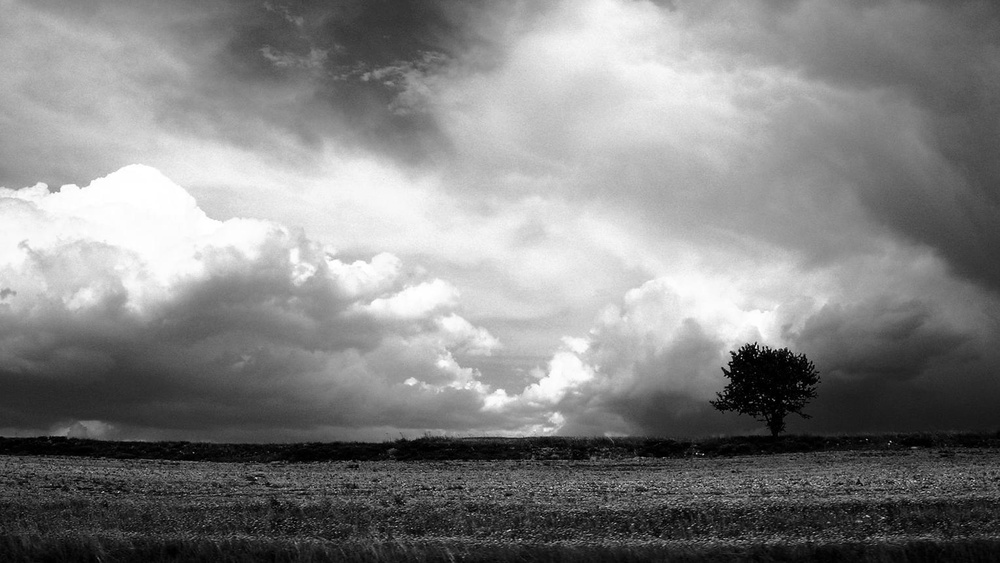
#> input picture assign_18/img/img_2.jpeg, 1000 x 563 px, shrunk from 1527 x 860 before the run, found by its file name
$ python 1_intensity_slice.py
#> lines starting #> are read from the running program, lines starting #| are printed output that depends on the picture; after the words box and inside, x2 and y2 are one past the last pixel; in counts of white or black regions, pixels touching at a corner belong together
from PIL import Image
import numpy as np

image = Image.open("img_2.jpeg").convert("L")
#> image is the input picture: PIL image 1000x563 L; min 0, max 255, mean 131.9
img = np.array(image)
low = 100
high = 200
sliced = np.zeros_like(img)
sliced[(img >= low) & (img <= high)] = 255
output = Image.fromarray(sliced)
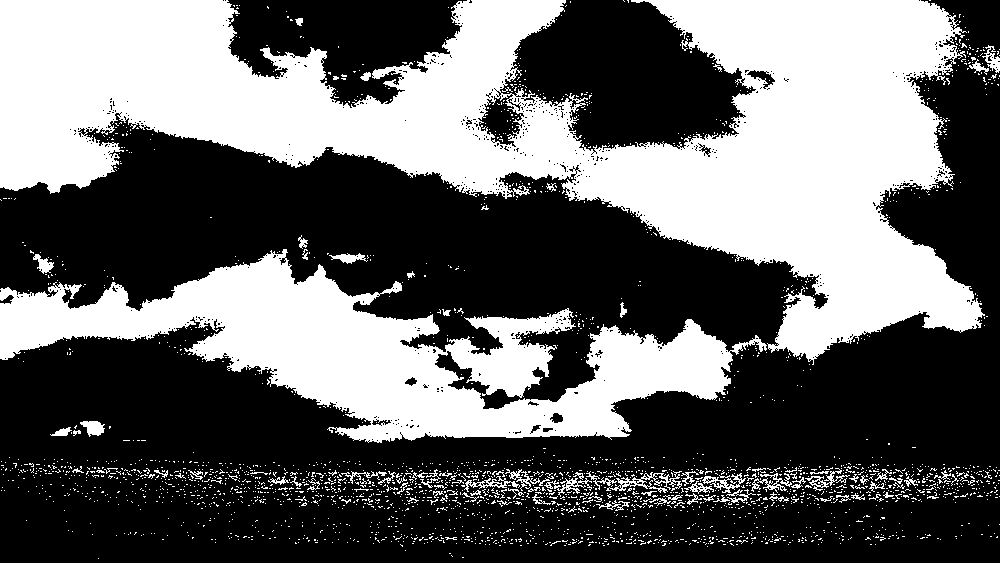
#> output: PIL image 1000x563 L; 39.7% white; 2617 white regions (2526 under 20 px), largest, box (x1, y1, x2, y2) and area: (0, 0, 985, 365) 152263, (0, 249, 767, 443) 57986, (606, 471, 682, 493) 502
output.save("intensity_sliced.jpg")
image.show()
output.show()
print("Intensity slicing completed.")
print("Selected intensity range:", low, "to", high)

$ run again, with assign_18/img/img_1.jpeg copied over assign_18/img/img_2.jpeg
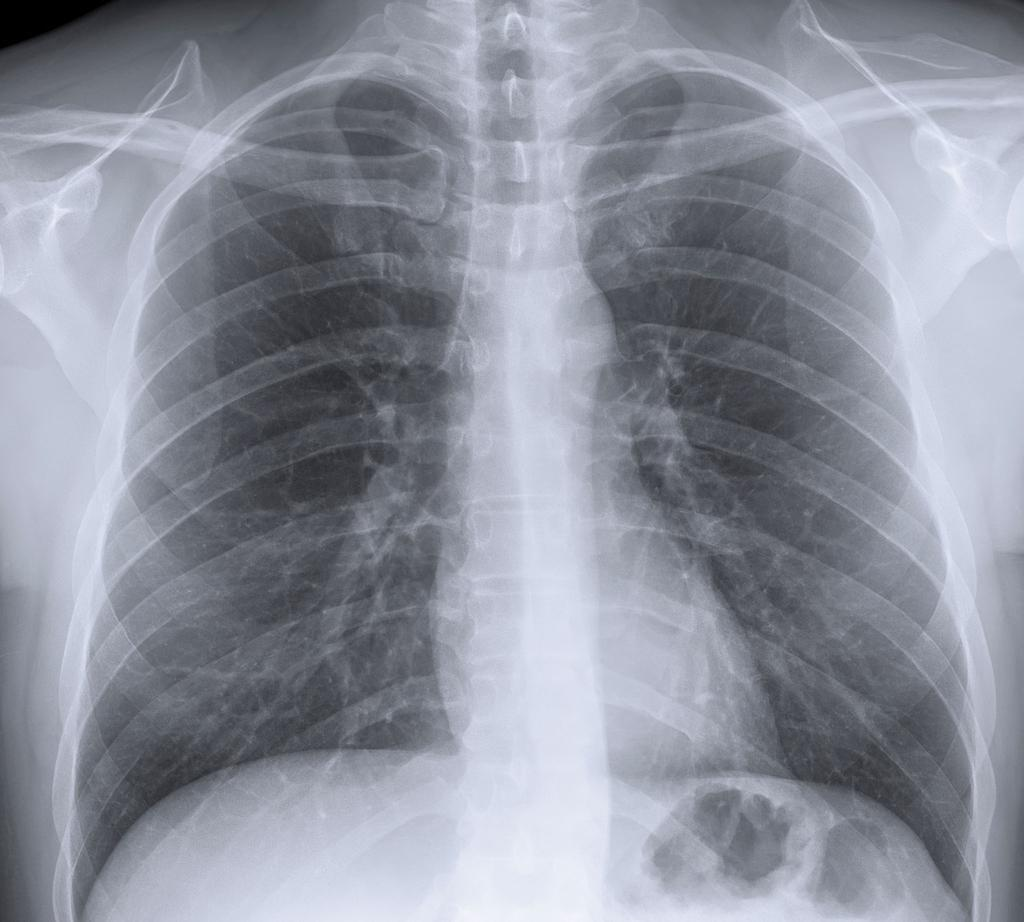
#> input picture assign_18/img/img_1.jpeg, 1024 x 922 px, found by its file name
#> `output = Image.fromarray(sliced)`:
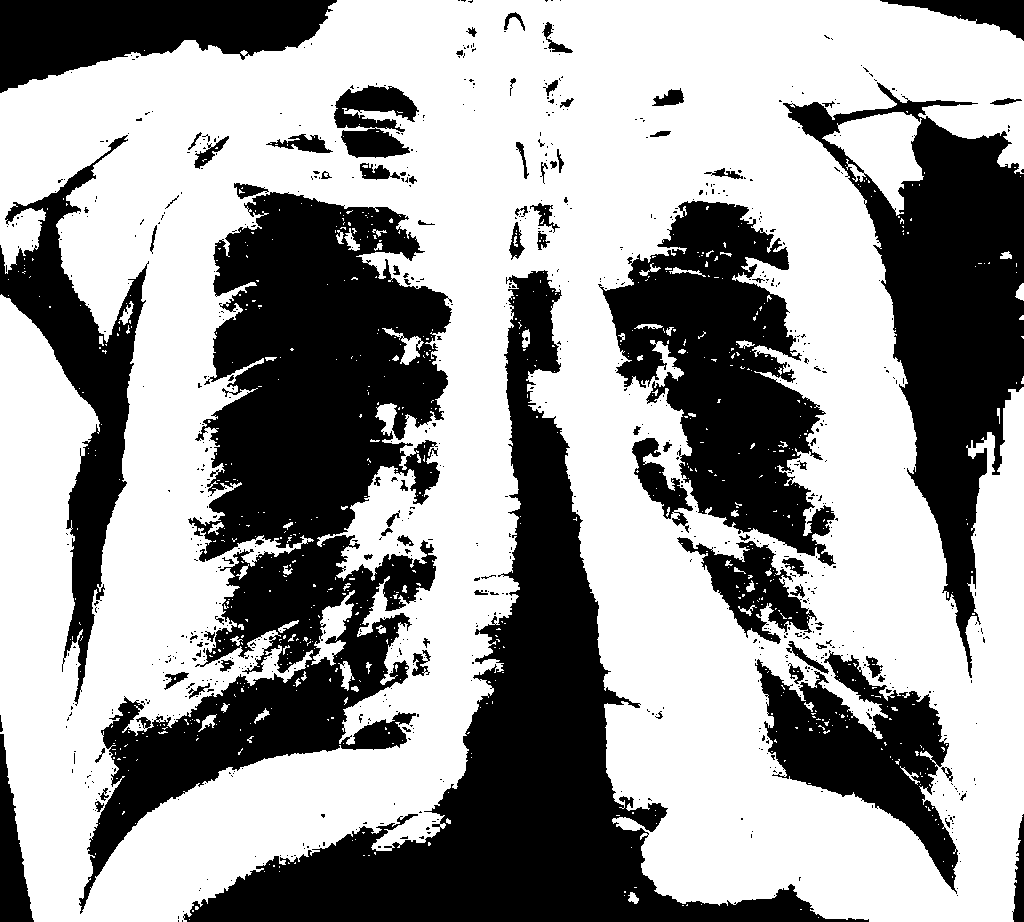
#> output: PIL image 1024x922 L; 61.1% white; 847 black regions (760 under 20 px), largest, box (x1, y1, x2, y2) and area: (79, 192, 452, 914) 103338, (183, 270, 869, 922) 86844, (783, 82, 1024, 678) 48232

$ run again, with assign_18/img/img_3.jpeg copied over assign_18/img/img_2.jpeg
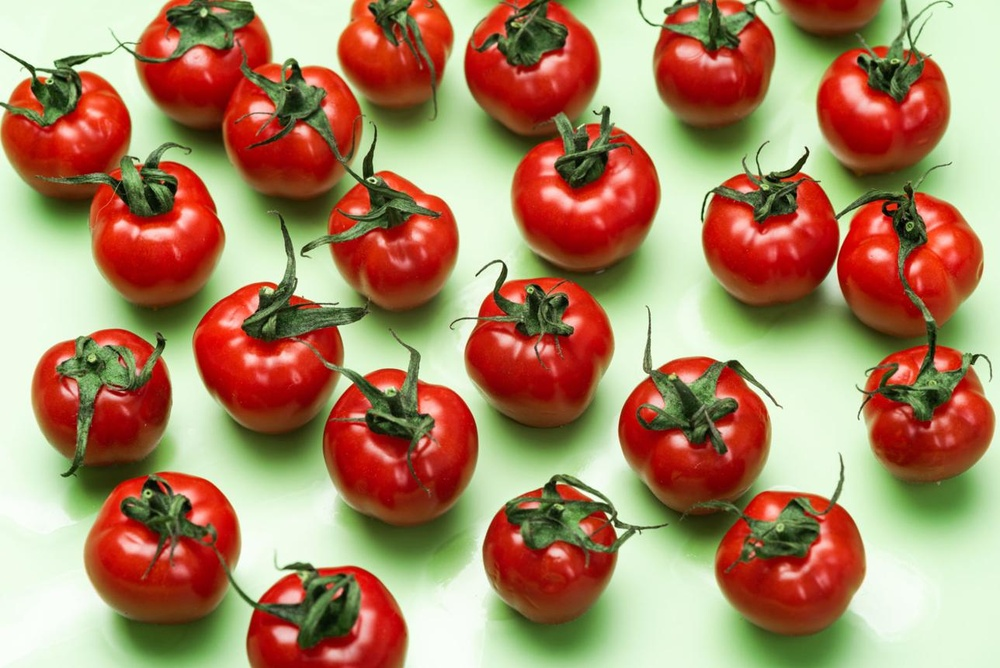
#> input picture assign_18/img/img_3.jpeg, 1000 x 668 px, shrunk from 1288 x 860 before the run, found by its file name
#> `image = Image.open("img_2.jpeg").convert("L")`:
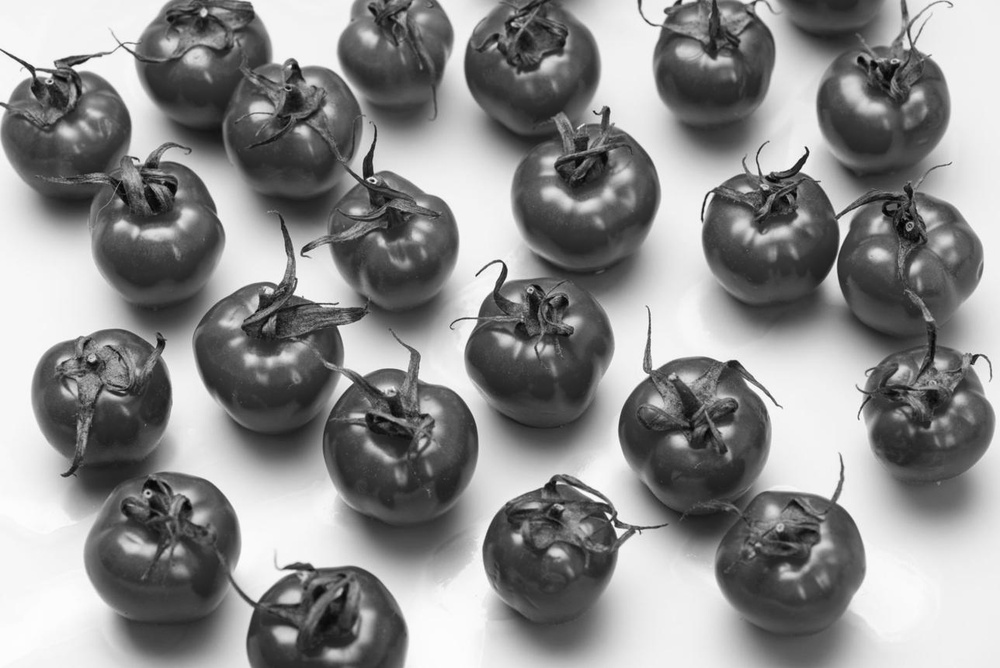
#> image: PIL image 1000x668 L; min 2, max 253, mean 140.5
#> `output = Image.fromarray(sliced)`:
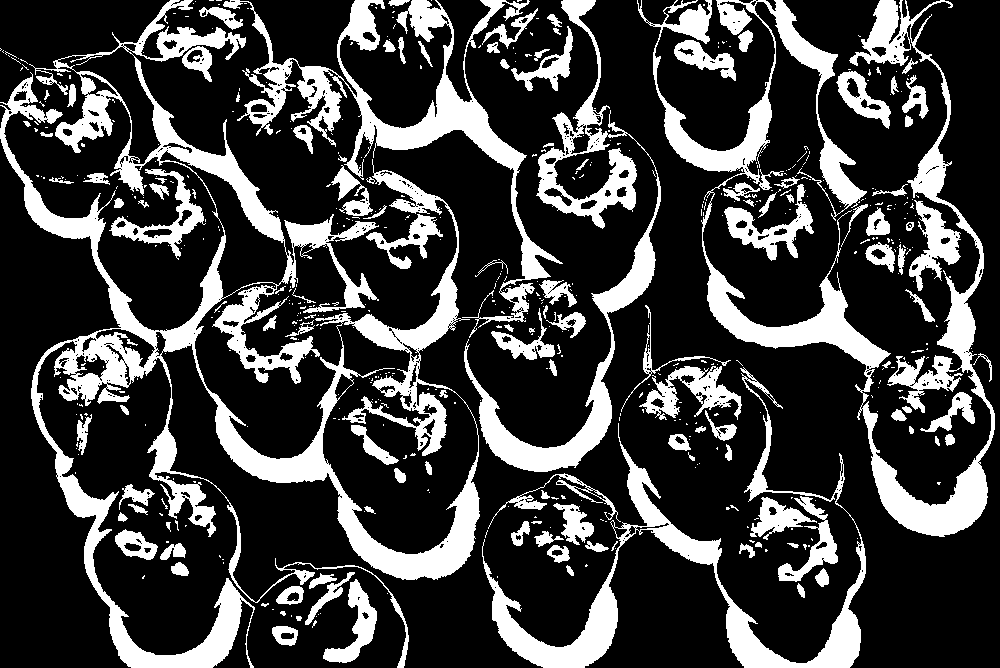
#> output: PIL image 1000x668 L; 24.4% white; 568 white regions (439 under 20 px), largest, box (x1, y1, x2, y2) and area: (0, 0, 480, 668) 54166, (637, 0, 995, 537) 29583, (223, 0, 563, 338) 14964

$ run again, with assign_18/img/img_4.jpeg copied over assign_18/img/img_2.jpeg
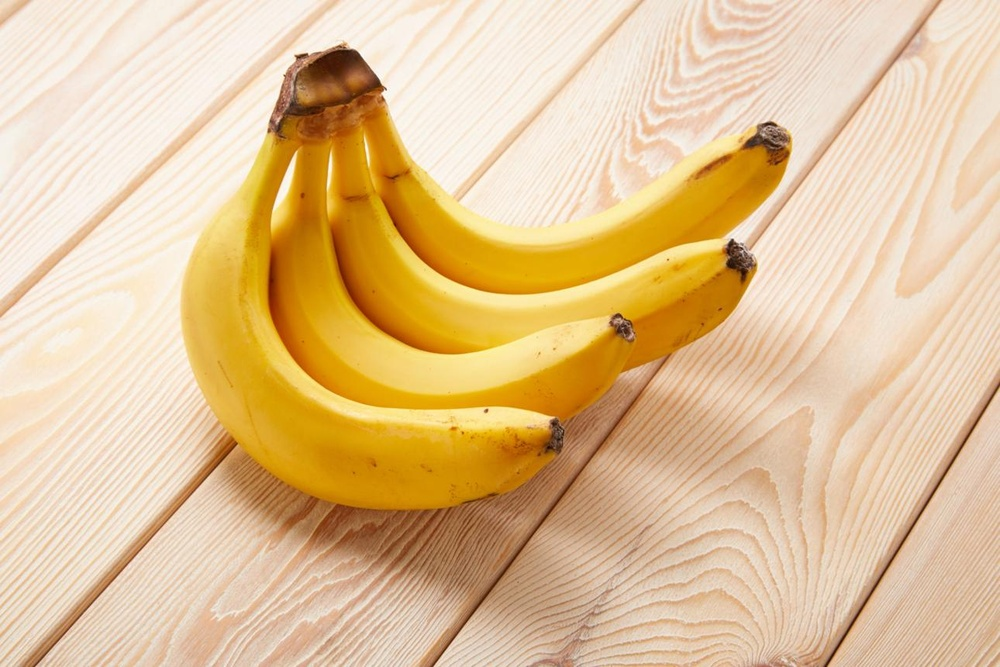
#> input picture assign_18/img/img_4.jpeg, 1000 x 667 px, shrunk from 1290 x 860 before the run, found by its file name
#> `image = Image.open("img_2.jpeg").convert("L")`:
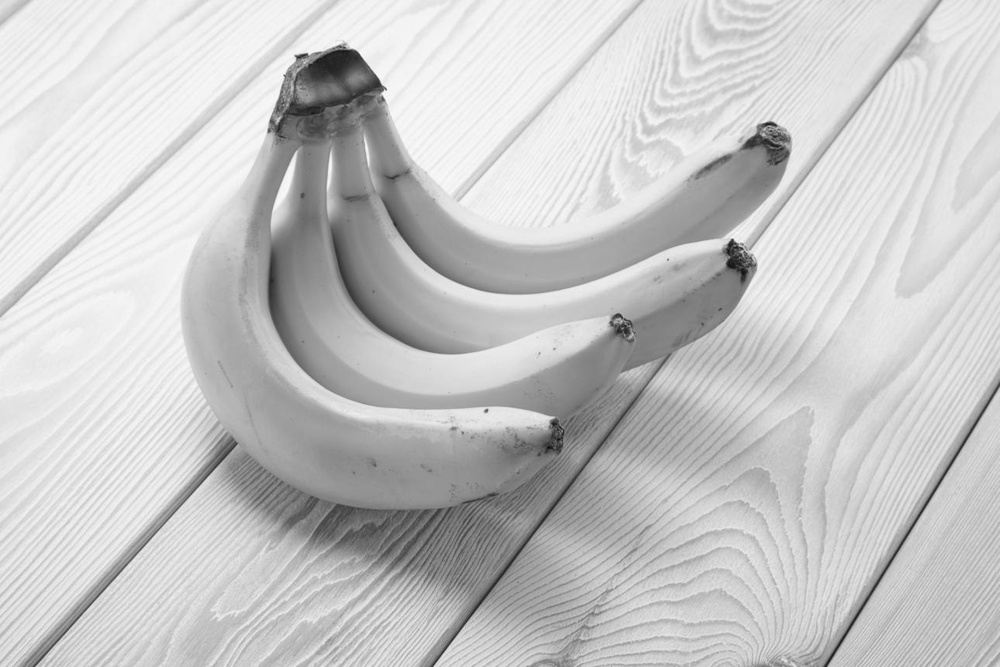
#> image: PIL image 1000x667 L; min 11, max 253, mean 198.8
#> `output = Image.fromarray(sliced)`:
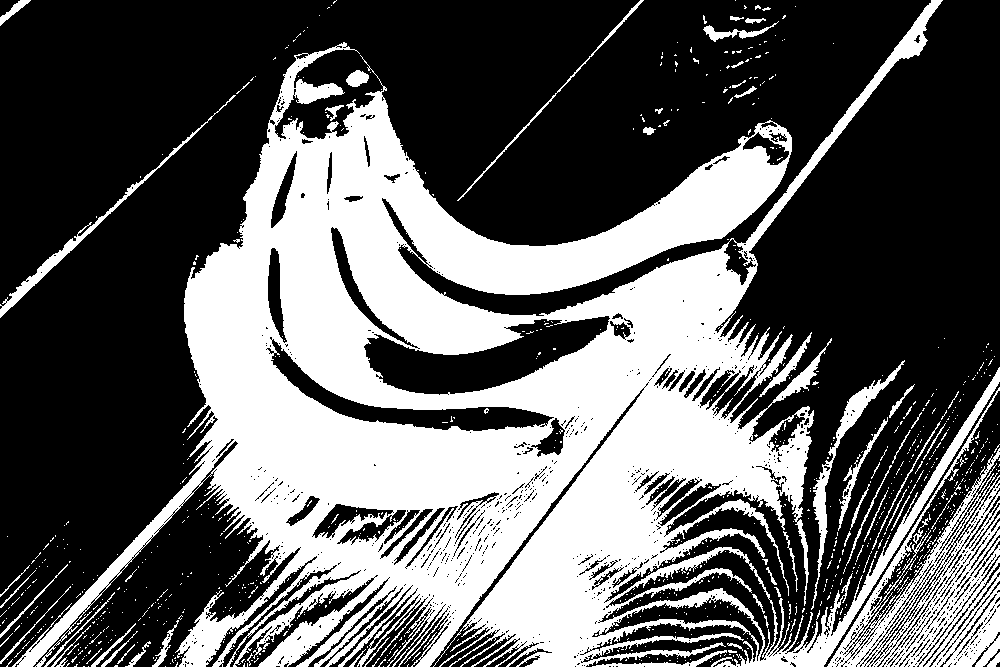
#> output: PIL image 1000x667 L; 36.9% white; 889 white regions (822 under 20 px), largest, box (x1, y1, x2, y2) and area: (12, 0, 1000, 667) 219374, (827, 387, 1000, 667) 13477, (811, 360, 905, 610) 2028
